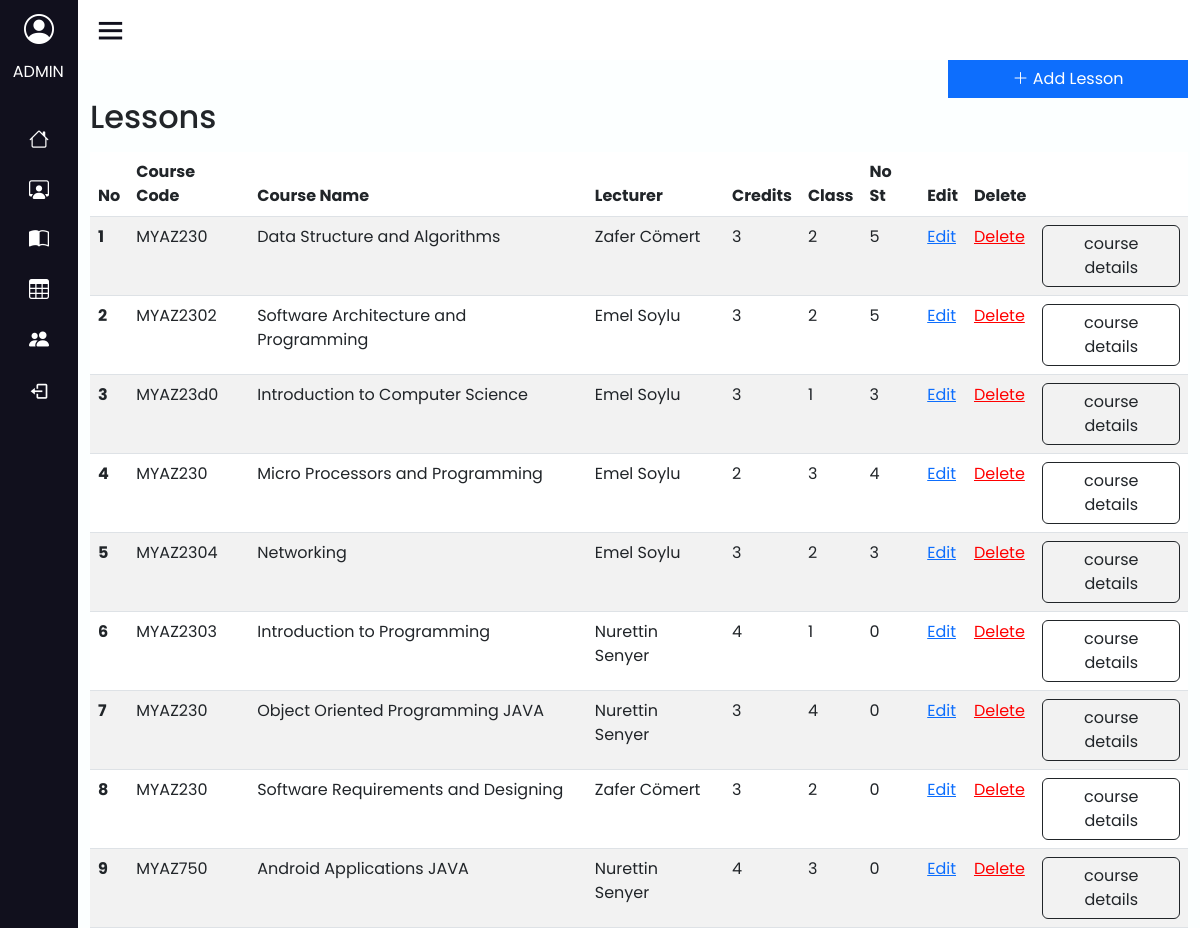
Screenshot of /administration/lessons (signed in) with the database file from the repository.
### course_management/models.py (models this page shows, shortened)
class Course(models.Model):
    course_language  = models.CharField(max_length=20 , choices=(('English','English') , ('Turkish','Turkish')), default='Turkish')
    course_level = models.CharField(max_length=200 , choices=(('associate degree','associate degree'),('licence','licence') , ('master degree','master degree'),('doc','doc')), default='licence')
    aim_of_lesson = models.TextField()
    course_content = models.TextField()
    course_assistants = models.ManyToManyField('Personal', related_name='assistants', blank=True)
    course_resources  = models.ManyToManyField(Resource)
    course_structure  = models.OneToOneField(CourseStructure , blank=True , null=True , on_delete=models.SET_NULL)
    course_learning_outcomes = models.ManyToManyField(CourseOutcomes)
    faculty = models.ForeignKey(Faculty, on_delete=models.CASCADE)
    department = models.ForeignKey( Department, on_delete=models.CASCADE)
    class_no= models.IntegerField( default=0 )
    course_code = models.CharField(max_length=15 , default="MYAZ230")
    course_name = models.CharField(max_length=400)
    lecturer = models.ForeignKey('Personal', on_delete= models.SET_NULL , null=True  , related_name='course_set')
    credit = models.IntegerField(default=0)
    course_topics = models.ManyToManyField('CourseTopic' , blank=True )
    midterm_exam = models.IntegerField(  validators=[MaxValueValidator(100)], default=40 ,blank=True)
    final_exam = models.IntegerField( validators=[MaxValueValidator(100)], default=60 ,blank=True, null=True)
    assginment = models.IntegerField( validators=[MaxValueValidator(100)] ,blank=True, null=True)
    practice = models.IntegerField( validators=[MaxValueValidator(100)] ,blank=True, null=True)
    project = models.IntegerField( validators=[MaxValueValidator(100)] ,blank=True, null=True)
    course_document = models.FileField(upload_to='lesson_documents/',null=True)
    semester_choices=(
        ('Spring Semester', 'Spring Semester'),
        ('Fall Semester','Fall Semester')
    )
    semester = models.CharField(max_length=30 , choices=semester_choices , null=True , blank=True)
    _semester_choice = (
        (1,'1'),
        (2,'2'),
        (3,'3'),
        (4,'4'),
        (5,'5'),
        (6,'6'),
        (7,'7'),
        (8,'8'),
    )
    semester_no = models.IntegerField(choices=_semester_choice , default=1)
    @property
    def number_of_students(self):
        return self.student_set.all().count()

class Personal(models.Model):
    user = models.OneToOneField(User , on_delete=models.CASCADE , related_name='personal')
    faculty = models.ForeignKey(Faculty , on_delete=models.CASCADE)
    department = models.ForeignKey(Department, on_delete=models.CASCADE)
    identity_no = models.IntegerField(unique=True)
    personal_no = models.CharField( max_length=10 , unique=True)
    first_name = models.CharField(max_length=255)
    last_name = models.CharField(max_length=255)
    phone = models.CharField(max_length=15)
    email = models.EmailField()
    def __str__(self):
        return self.first_name +" "+self.last_name

### course_management/views.py (the view)
# urls.py: path('administration/lessons' , views.get_all_lessons , name='lessons'),
@login_required
def get_all_lessons(request):
    courses = Course.objects.all()
    return render(request, 'course_management/administration/lessons.html', {'courses': courses})

### course_management/templates/course_management/administration/lessons.html
{% extends 'course_management/administration/admin_home.html' %}
{% block homecontent %}
<div class="container" style="background-color: rgba(225, 249, 254, 0.126);">
    <div style="display: flex; justify-content: right;">
        <a class="btn btn-primary" href="{% url 'add-lesson' %}" style="border-radius: 0%; width: 15rem;">
            <i class="bi bi-plus-lg"></i>
            Add Lesson
        </a>
    </div>
    <h2 style="margin-bottom: 1rem;">Lessons</h2>
    <table class="table table-striped table-hover">
        <thead>
            <tr>
                <th scope="col">No</th>
                <th scope="col">Course Code</th>
                <th scope="col">Course Name</th>
                <th scope="col">Lecturer</th>
                <th scope="col">Credits</th>
                <th scope="col">Class</th>
                <th scope="col">No St</th>
                <th scope="col">Edit</th>
                <th scope="col">Delete</th>
                <th scope="col"></th>
            </tr>
        </thead>
        <tbody>
            {% for course in courses %}
            <tr>
                <th scope="row">{{forloop.counter}}</th>
                <td>{{course.course_code}}</td>
                <td>{{course.course_name}}</td>
                <td>{{course.lecturer}}</td>
                <td>{{course.credit}}</td>
                <td>{{course.class_no}}</td>
                <td>{{course.number_of_students}}</td>
                <td><a href="{% url 'edit-lesson' id=course.id %}">Edit</a></td>
                <td><a href="{% url 'delete-lesson' id=course.id %}" style="color: red;">Delete</a></td>
                <td><a href="{% url 'course-info' course.id %}" class="btn btn-outline-dark">course
                        details</a></td>
            </tr>
            {% endfor %}
        </tbody>
    </table>
</div>
{% endblock %}

### course_management/static/css/style.css (style rules this page uses)
* { margin: 0; padding: 0; box-sizing: border-box; font-family: 'Poppins', sans-serif; }

### rows the page displays
Course: course_code "MYAZ230", course_name "Data Structure and Algorithms", lecturer "Zafer Cömert", credit "3", class_no "2", number_of_students "5"
Course: course_code "MYAZ2302", course_name "Software Architecture and Programming", lecturer "Emel Soylu", credit "3", class_no "2", number_of_students "5"
Course: course_code "MYAZ23d0", course_name "Introduction to Computer Science", lecturer "Emel Soylu", credit "3", class_no "1", number_of_students "3"
Course: course_code "MYAZ230", course_name "Micro Processors and Programming", lecturer "Emel Soylu", credit "2", class_no "3", number_of_students "4"
Course: course_code "MYAZ2304", course_name "Networking", lecturer "Emel Soylu", credit "3", class_no "2", number_of_students "3"
Course: course_code "MYAZ2303", course_name "Introduction to Programming", lecturer "Nurettin Senyer", credit "4", class_no "1", number_of_students "0"
Course: course_code "MYAZ230", course_name "Object Oriented Programming JAVA", lecturer "Nurettin Senyer", credit "3", class_no "4", number_of_students "0"
Course: course_code "MYAZ230", course_name "Software Requirements and Designing", lecturer "Zafer Cömert", credit "3", class_no "2", number_of_students "0"
Course: course_code "MYAZ750", course_name "Android Applications JAVA", lecturer "Nurettin Senyer", credit "4", class_no "3", number_of_students "0"
